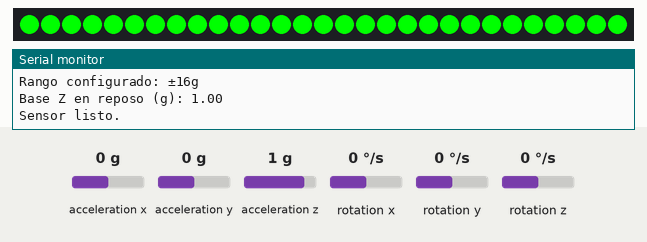
The sketch below on a simulated Arduino Mega 2560, built with avr-gcc and run on an emulated ATmega2560. Parts: 29 RGB LEDs in strip order, left to right, the last lines printed to the serial monitor. The test bench sets the inputs (shaded band); at power-on: acceleration z 1 g, acceleration x 0 g, acceleration y 0 g, rotation x 0 °/s, rotation y 0 °/s, rotation z 0 °/s. Dim RGB values are drawn brighter than linear; colours are those a GRB WS2812 strip shows for the declared byte order.

Above: at 2.5 s.
2.6 s: acceleration z set to -1.4 g
At 3.5 s:
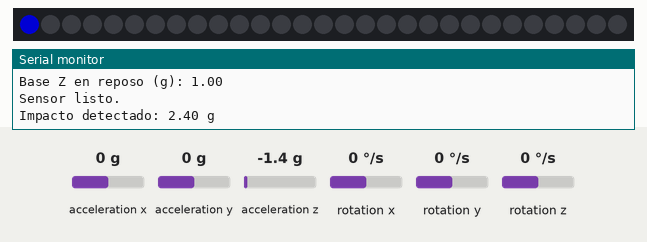
5.6 s: acceleration z set to -0.8 g
At 12.7 s:
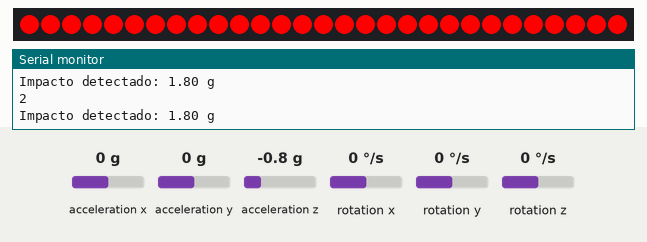
Timing chart, 0 to 13.9 s (numbered marks = the images above; inputs shaded):
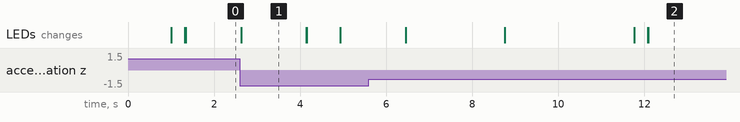

The sketch:

potencia_pelotazo_sinrfid.ino
```cpp
#include <Wire.h>
#include <MPU6050.h>
#include <FastLED.h>

#define NUM_LEDS 29
#define LED_PIN 7

CRGB leds[NUM_LEDS];

MPU6050 mpu;

float umbralImpacto = 1.5;  // Ajustá esto para cambiar sensibilidad (en g)
float baseAccZ = 0;

void setup() {
  Serial.begin(115200);
  Wire.begin();
  FastLED.addLeds<WS2812, LED_PIN, BRG>(leds, NUM_LEDS);

  mpu.initialize();

  if (!mpu.testConnection()) {
    Serial.println("Error de conexión con el MPU6050. Revisá las conexiones.");
    while (true)
      ;
  }

  // Configurar a ±16g
  mpu.setFullScaleAccelRange(MPU6050_ACCEL_FS_16);

  // Mostrar rango seteado
  uint8_t rango = mpu.getFullScaleAccelRange();
  Serial.print("Rango configurado: ±");
  Serial.print(2 << rango);  // 2, 4, 8, 16
  Serial.println("g");

  // Estimar aceleración en reposo
  delay(1000);
  baseAccZ = leerAccZg();
  Serial.print("Base Z en reposo (g): ");
  Serial.println(baseAccZ);

  Serial.println("Sensor listo.");

  Serial3.begin(300);

  encenderLedsRojo(29);  // Modo espera
}

int data;
int max;
int estado = 1;

void loop() {
  //espera();

  switch (estado) {
    case 0:
      if (Serial3.available()) {
        data = Serial3.readString().toInt();
        Serial.println(data);
        //efectoMartillo(NUM_LEDS);
        //apagarLeds();
        encenderLedsAzul(29);
        if (data == 3) {
          estado = 1;
        }
      }
      break;

    case 1:
      data = detect();
      if (data != -1) {
        if (data > max) {
          max = data;
          Serial.println(data);
        }
        estado = 2;
      }
      break;

    case 2:
      data = detect();
      if (data != -1) {
        if (data > max) {
          max = data;
        }
        estado = 3;
      }
      break;

    case 3:
      data = detect();
      if (data != -1) {
        if (data > max) {
          max = data;
        }
        estado = 4;
      }
      break;

    case 4:
      Serial3.println("8");
      delay(3000);
      Serial3.println(String(max));
      Serial.println(max);
      encenderLedsRojo(29);  // Modo espera

      max = 0;
      estado = 1;


      break;
  }
  //detect();
}

int detect() {
  float pico = detectarImpacto();
  int cantidadLeds = 0;
  int val;

  if (pico > 0) {
    Serial.print("Impacto detectado: ");
    Serial.print(pico);
    Serial.println(" g");

    cantidadLeds = map(pico * 100, 150, 1600, 0, 30);  // 1.5g a 5.0g
    cantidadLeds = constrain(cantidadLeds, 0, 30);

    efectoMartillo(cantidadLeds);
    delay(1500);
    apagarLeds();
    val = pico;

  } else {
    val = -1;
    encenderLedsAzul(29);  // Modo espera
  }

  delay(10);
  return val;
}

float leerAccZg() {
  int16_t ax, ay, az;
  mpu.getAcceleration(&ax, &ay, &az);
  return az / 2048.0;  // Para ±16g => 2048 LSB/g
}

float detectarImpacto() {
  static unsigned long ultimaLectura = 0;

  if (millis() - ultimaLectura < 2000) return -1;

  float maxZ = 0;
  unsigned long t0 = millis();

  while (millis() - t0 < 300) {
    float actualZ = leerAccZg();
    float delta = abs(actualZ - baseAccZ);
    if (delta > maxZ) maxZ = delta;
    delay(5);
  }

  if (maxZ > umbralImpacto) {
    ultimaLectura = millis();
    return maxZ;
  }

  return -1;
}

void efectoMartillo(uint8_t cantidad) {
  fill_solid(leds, NUM_LEDS, CRGB::Black);

  for (uint8_t i = 0; i < cantidad; i++) {
    leds[i] = (i > NUM_LEDS * 0.9) ? CRGB::Red : (i > NUM_LEDS * 0.6) ? CRGB::Yellow
                                                                      : CRGB::Green;
    FastLED.show();
    delay(10);
  }
}

void apagarLeds() {
  fill_solid(leds, NUM_LEDS, CRGB::Black);
  FastLED.show();
}

void encenderLedsAzul(uint8_t cantidad) {
  cantidad = constrain(cantidad, 0, NUM_LEDS);
  fill_solid(leds, NUM_LEDS, CRGB::Black);
  for (uint8_t i = 0; i < cantidad; i++)
  leds[i] = CRGB::Blue;
  FastLED.show();
}

void encenderLedsRojo(uint8_t cantidad) {
  cantidad = constrain(cantidad, 0, NUM_LEDS);
  fill_solid(leds, NUM_LEDS, CRGB::Black);
  for (uint8_t i = 0; i < cantidad; i++) {
    leds[i] = CRGB::Red;
    FastLED.show();
    delay(10);
  }
}

void espera() {
  fill_solid(leds, NUM_LEDS, CRGB::Black);
  for (uint8_t i = 0; i < NUM_LEDS; i++) {
    leds[i] = CRGB::Red;
    delay(10);
  }


  for (uint8_t i = NUM_LEDS; i > 0; i--) {
    leds[i] = CRGB::Black;
    delay(10);
  }

  FastLED.show();
}
```

Measured:
- after the input at 2.6 s, the LEDs: change at once (image 1)
